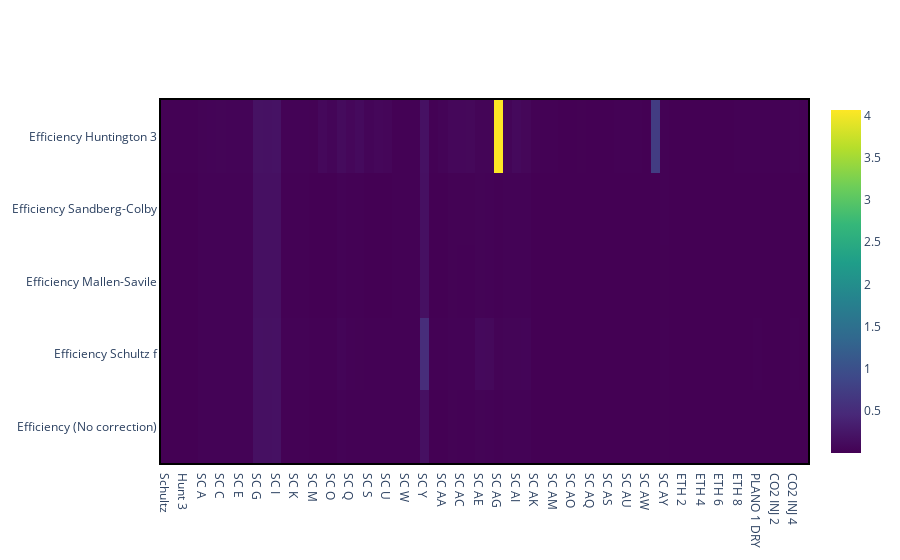

Source (notebook cell):
### Markdown cell above
As we can see in plot, the Huntington 3 point method produces the best results. But it is also important to 
evaluate the speed of each method.
In the plot bellow we see the time needed to calculate each case.

### Code cell
fig = go.Figure()
fig.add_trace(
    go.Heatmap(
        z=z_time,
        x=x,
        y=y,
        hoverinfo="text",
        text=hovertext,
        colorscale="viridis",
    )
)

### Figure 1 — Plotly figure (JSON) as saved in the notebook; plotly's stock layout.template omitted (floating-point values rounded to 4 significant figures; data arrays with more than 128 entries replaced by an {"elided": "..."} marker saying what was removed)
{"data": [{"colorscale": [[0, "#440154"], [0.1111, "#482878"], [0.2222, "#3e4989"], [0.3333, "#31688e"], [0.4444, "#26828e"], [0.5556, "#1f9e89"], [0.6667, "#35b779"], [0.7778, "#6ece58"], [0.8889, "#b5de2b"], [1, "#fde725"]], "hoverinfo": "text", "text": {"elided": "5x70 str values"}, "type": "heatmap", "x": ["Schultz", "Hunt 2", "Hunt 3", "Hunt 4", "SC A", "SC B", "SC C", "SC D", "SC E", "SC F", "SC G", "SC H", "SC I", "SC J", "SC K", "SC L", "SC M", "SC N", "SC O", "SC P", "SC Q", "SC R", "SC S", "SC T", "SC U", "SC V", "SC W", "SC X", "SC Y", "SC Z", "SC AA", "SC AB", "SC AC", "SC AD", "SC AE", "SC AF", "SC AG", "SC AH", "SC AI", " SC AJ", "SC AK", "SC AL", "SC AM", "SC AN", "SC AO", "SC AP", "SC AQ", "SC AR", "SC AS", "SC AT", "SC AU", "SC AV", "SC AW", "SC AX", "SC AY", "ETH 1", "ETH 2", "ETH 3", "ETH 4", "ETH 5", "ETH 6", "ETH 7", "ETH 8", "ETH 9", "PLANO 1 DRY", "CO2 INJ 1", "CO2 INJ 2", "CO2 INJ 3", "CO2 INJ 4", "CO2 INJ 5"], "y": ["Efficiency (No correction)", "Efficiency Schultz f", "Efficiency Mallen-Savile", "Efficiency Sandberg-Colby", "Efficiency Huntington 3"], "z": {"elided": "5x70 float values"}}], "layout": {}}
